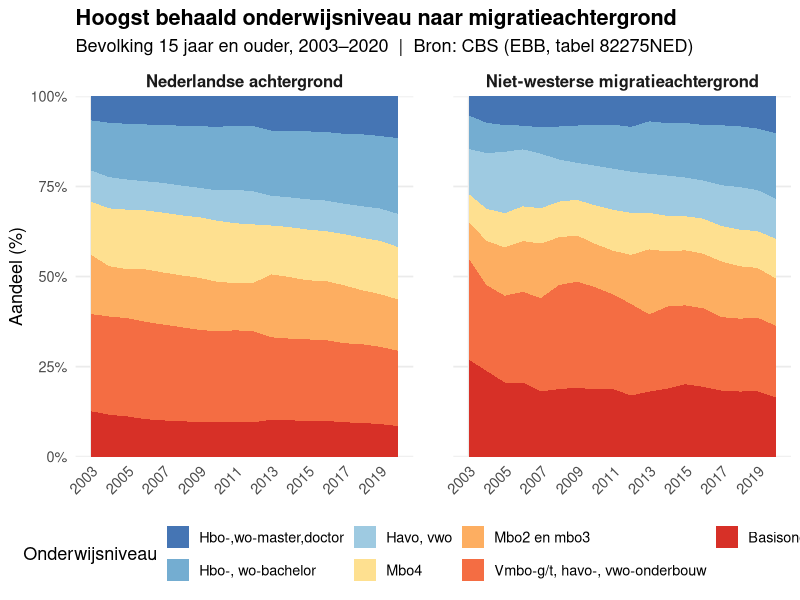
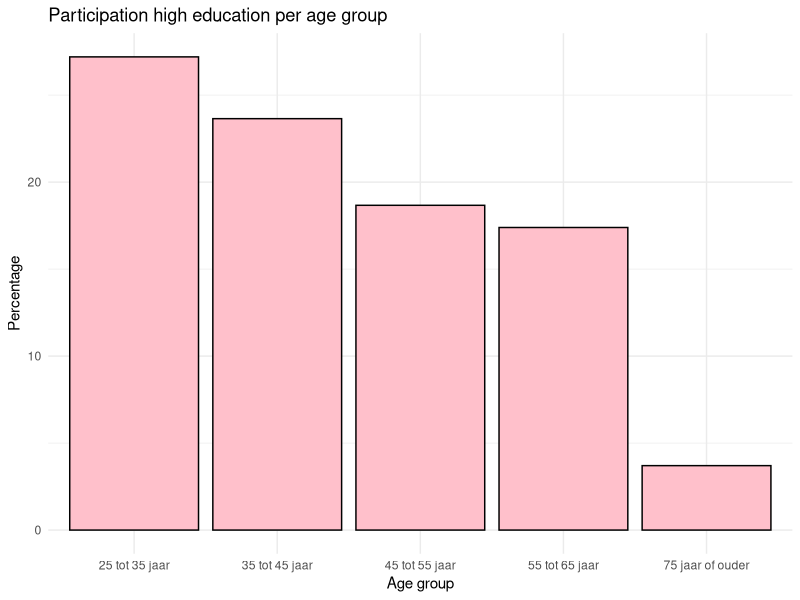

These charts were generated, in order, by the following R code:
## ---- chunk 1
#install.packages("tidyverse")
#install.packages("yaml")
#install.packages("rmarkdown")
#install.packages("readxl")

## ---- chunk 2
require(tidyverse)
require(rmarkdown)
require(yaml)
library(readxl)
## ---- chunk 3
edu_mig_dataset <-read.csv("data/Jaar_bevolking_migratie_achtergrond.csv", sep=";")
reg_mig_dataset <- read_xlsx("data/Ranglijst van de migratieachtergrond van inwoners per provincie in Nederland.xlsx")
reg_edu_dataset <- read_xlsx("data/Regionale_kerncijfers_Nederland_04062026_120418.xlsx")
## ---- chunk 4
summary(edu_mig_dataset)
## ---- chunk 5
summary(reg_mig_dataset)
## ---- chunk 6
summary(reg_edu_dataset)
## ---- chunk 7
edu_mig_dataset <-read.csv("data/Jaar_bevolking_migratie_achtergrond.csv", sep=";")
edu_mig_dataset$Geslacht <-replace(edu_mig_dataset$Geslacht,edu_mig_dataset$Geslacht == "T001038", "totaal mannen en vrouwen")


edu_mig_dataset$Leeftijd <- replace(edu_mig_dataset$Leeftijd, str_detect(edu_mig_dataset$Leeftijd, "20150",), "15 jaar of ouder")
edu_mig_dataset$Leeftijd <- replace(edu_mig_dataset$Leeftijd,edu_mig_dataset$Leeftijd=="21600", "75 jaar of ouder")
edu_mig_dataset$Leeftijd <- replace(edu_mig_dataset$Leeftijd,edu_mig_dataset$Leeftijd=="52052","15 tot 75 jaar")
edu_mig_dataset$Leeftijd <- replace(edu_mig_dataset$Leeftijd,edu_mig_dataset$Leeftijd=="53050","15 tot 25 jaar")
edu_mig_dataset$Leeftijd <- replace(edu_mig_dataset$Leeftijd,edu_mig_dataset$Leeftijd== "53500","25 tot 35 jaar")
edu_mig_dataset$Leeftijd <- replace(edu_mig_dataset$Leeftijd,edu_mig_dataset$Leeftijd== "53700", "35 tot 45 jaar")
edu_mig_dataset$Leeftijd <- replace(edu_mig_dataset$Leeftijd,edu_mig_dataset$Leeftijd== "53800", "45 tot 55 jaar")
edu_mig_dataset$Leeftijd <- replace(edu_mig_dataset$Leeftijd,edu_mig_dataset$Leeftijd=="53900","55 tot 65 jaar")
edu_mig_dataset$Leeftijd <- replace(edu_mig_dataset$Leeftijd,edu_mig_dataset$Leeftijd=="53925","65 to 75 jaar")

edu_mig_dataset$Migratieachtergrond <- replace(edu_mig_dataset$Migratieachtergrond,edu_mig_dataset$Migratieachtergrond== "1012600", "Nederlandse achtergrond")
edu_mig_dataset$Migratieachtergrond <- replace(edu_mig_dataset$Migratieachtergrond,edu_mig_dataset$Migratieachtergrond== "2012605","Met migratieachtergrond")
edu_mig_dataset$Migratieachtergrond <- replace(edu_mig_dataset$Migratieachtergrond,edu_mig_dataset$Migratieachtergrond=="2012655","Westerse migratieachtergrond")
edu_mig_dataset$Migratieachtergrond<- replace(edu_mig_dataset$Migratieachtergrond, edu_mig_dataset$Migratieachtergrond== "2012657","Niet-westerse migratieachtergrond")
edu_mig_dataset$Migratieachtergrond<- replace(edu_mig_dataset$Migratieachtergrond,edu_mig_dataset$Migratieachtergrond=="2012659","onbekende migratieachtergrond")
edu_mig_dataset$Migratieachtergrond<- replace(edu_mig_dataset$Migratieachtergrond,edu_mig_dataset$Migratieachtergrond=="T001040","Totaal")
edu_mig_dataset$Migratieachtergrond<- replace(edu_mig_dataset$Migratieachtergrond,edu_mig_dataset$Migratieachtergrond=="H008673","Marokko")
edu_mig_dataset$Migratieachtergrond<- replace(edu_mig_dataset$Migratieachtergrond,edu_mig_dataset$Migratieachtergrond=="H008766","Turkije")
edu_mig_dataset$Migratieachtergrond<- replace(edu_mig_dataset$Migratieachtergrond,edu_mig_dataset$Migratieachtergrond=="H008751", "Suriname")
edu_mig_dataset$Migratieachtergrond<- replace(edu_mig_dataset$Migratieachtergrond,edu_mig_dataset$Migratieachtergrond=="H007119","(voormalige) Nederlandse Antillen, Aruba")
edu_mig_dataset$Migratieachtergrond<- replace(edu_mig_dataset$Migratieachtergrond,edu_mig_dataset$Migratieachtergrond== "A008187","Overige niet-westerse migratieachgergrond ")

edu_mig_dataset$Perioden<- replace(edu_mig_dataset$Perioden,edu_mig_dataset$Perioden=="2003JJ00","2003")
edu_mig_dataset$Perioden<- replace(edu_mig_dataset$Perioden,edu_mig_dataset$Perioden=="2004JJ00","2004")
edu_mig_dataset$Perioden<- replace(edu_mig_dataset$Perioden,edu_mig_dataset$Perioden=="2005JJ00","2005")
edu_mig_dataset$Perioden<- replace(edu_mig_dataset$Perioden,edu_mig_dataset$Perioden=="2006JJ00","2006")
edu_mig_dataset$Perioden<- replace(edu_mig_dataset$Perioden,edu_mig_dataset$Perioden=="2007JJ00","2007")
edu_mig_dataset$Perioden<- replace(edu_mig_dataset$Perioden,edu_mig_dataset$Perioden=="2008JJ00","2008")
edu_mig_dataset$Perioden<- replace(edu_mig_dataset$Perioden,edu_mig_dataset$Perioden=="2009JJ00","2009")
edu_mig_dataset$Perioden<- replace(edu_mig_dataset$Perioden,edu_mig_dataset$Perioden=="2010JJ00","2010")
edu_mig_dataset$Perioden<- replace(edu_mig_dataset$Perioden,edu_mig_dataset$Perioden=="2011JJ00","2011")
edu_mig_dataset$Perioden<- replace(edu_mig_dataset$Perioden,edu_mig_dataset$Perioden=="2012JJ00","2012")
edu_mig_dataset$Perioden<- replace(edu_mig_dataset$Perioden, edu_mig_dataset$Perioden=="2013JJ00","2013")
edu_mig_dataset$Perioden<- replace(edu_mig_dataset$Perioden,edu_mig_dataset$Perioden=="2014JJ00","2014")
edu_mig_dataset$Perioden<-replace(edu_mig_dataset$Perioden,edu_mig_dataset$Perioden=="2015JJ00","2015")
edu_mig_dataset$Perioden<-replace(edu_mig_dataset$Perioden,edu_mig_dataset$Perioden=="2016JJ00","2016")
edu_mig_dataset$Perioden<- replace(edu_mig_dataset$Perioden,edu_mig_dataset$Perioden=="2017JJ00","2017")
edu_mig_dataset$Perioden<- replace(edu_mig_dataset$Perioden,edu_mig_dataset$Perioden=="2018JJ00","2018")
edu_mig_dataset$Perioden<- replace(edu_mig_dataset$Perioden,edu_mig_dataset$Perioden=="2019JJ00","2019")
edu_mig_dataset$Perioden<- replace(edu_mig_dataset$Perioden,edu_mig_dataset$Perioden=="2020JJ00","2020")

edu_mig_dataset$HoogstBehaaldOnderwijsniveau<-replace(edu_mig_dataset$HoogstBehaaldOnderwijsniveau,edu_mig_dataset$HoogstBehaaldOnderwijsniveau=="2018710","Basisonderwijs")
edu_mig_dataset$HoogstBehaaldOnderwijsniveau<- replace(edu_mig_dataset$HoogstBehaaldOnderwijsniveau,
                                                       edu_mig_dataset$HoogstBehaaldOnderwijsniveau=="2018720",
                                                       "Vmbo-g/t, havo-, vwo-onderbouw")
edu_mig_dataset$HoogstBehaaldOnderwijsniveau<-replace(edu_mig_dataset$HoogstBehaaldOnderwijsniveau,
                                                      edu_mig_dataset$HoogstBehaaldOnderwijsniveau=="2018760",
                                                      "Mbo2 en mbo3")
edu_mig_dataset$HoogstBehaaldOnderwijsniveau<-replace(edu_mig_dataset$HoogstBehaaldOnderwijsniveau,
                                                      edu_mig_dataset$HoogstBehaaldOnderwijsniveau=="2018770",
                                                      "Mbo4")
edu_mig_dataset$HoogstBehaaldOnderwijsniveau<-replace(edu_mig_dataset$HoogstBehaaldOnderwijsniveau,
                                                      edu_mig_dataset$HoogstBehaaldOnderwijsniveau=="2018780",
                                                      "Havo, vwo")
edu_mig_dataset$HoogstBehaaldOnderwijsniveau<-replace(edu_mig_dataset$HoogstBehaaldOnderwijsniveau,
                                                      edu_mig_dataset$HoogstBehaaldOnderwijsniveau=="2018800",
                                                      "Hbo-, wo-bachelor")
edu_mig_dataset$HoogstBehaaldOnderwijsniveau<-replace(edu_mig_dataset$HoogstBehaaldOnderwijsniveau,
                                                      edu_mig_dataset$HoogstBehaaldOnderwijsniveau=="2018810",
                                                      "Hbo-,wo-master,doctor")


## ---- chunk 8
edu_mig_dataset_cl <- edu_mig_dataset %>% filter(Migratieachtergrond == "Totaal" | Migratieachtergrond == "Nederlandse achtergrond" | Migratieachtergrond == "Niet-westerse migratieachtergrond")
edu_mig_dataset_cl <- edu_mig_dataset_cl %>% select(-Geslacht)
## ---- chunk 9
reg_edu_dataset$`Regio's`<- replace(reg_edu_dataset$`Regio's`, reg_edu_dataset$`Regio's`== "Zeeland (PV)", "Zeeland")
reg_edu_dataset$`Regio's`<- replace(reg_edu_dataset$`Regio's`, reg_edu_dataset$`Regio's`== "Fryslân (PV)", "Friesland")
reg_edu_dataset$`Regio's`<- replace(reg_edu_dataset$`Regio's`, reg_edu_dataset$`Regio's`== "Drenthe (PV)", "Drenthe")
reg_edu_dataset$`Regio's`<- replace(reg_edu_dataset$`Regio's`, reg_edu_dataset$`Regio's`== "Flevoland (PV)", "Flevoland")
reg_edu_dataset$`Regio's`<- replace(reg_edu_dataset$`Regio's`, reg_edu_dataset$`Regio's`== "Limburg (PV)", "Limburg")
reg_edu_dataset$`Regio's`<- replace(reg_edu_dataset$`Regio's`, reg_edu_dataset$`Regio's`== "Overijssel (PV)", "Overijssel")
reg_edu_dataset$`Regio's`<- replace(reg_edu_dataset$`Regio's`, reg_edu_dataset$`Regio's`== "Gelderland (PV)", "Gelderland")
reg_edu_dataset$`Regio's`<- replace(reg_edu_dataset$`Regio's`, reg_edu_dataset$`Regio's`== "Groningen (PV)", "Groningen")
reg_edu_dataset$`Regio's`<- replace(reg_edu_dataset$`Regio's`, reg_edu_dataset$`Regio's`== "Noord-Brabant (PV)", "Noord-Brabant")
reg_edu_dataset$`Regio's`<- replace(reg_edu_dataset$`Regio's`, reg_edu_dataset$`Regio's`== "Noord-Holland (PV)", "Noord-Holland")
reg_edu_dataset$`Regio's`<- replace(reg_edu_dataset$`Regio's`, reg_edu_dataset$`Regio's`== "Zuid-Holland (PV)", "Zuid-Holland")
reg_edu_dataset$`Regio's`<- replace(reg_edu_dataset$`Regio's`, reg_edu_dataset$`Regio's`== "Utrecht (PV)", "Utrecht")
## ---- chunk 10
reg_edu_dataset_cl <- reg_edu_dataset %>%
  filter(Perioden > 2023 & Perioden< 2025)
## ---- chunk 11
reg_mig_dataset_cl <- reg_mig_dataset %>% select("% Herkomst Nederland", "% Herkomst buiten Europa")
## ---- chunk 12
new_var_1 <- edu_mig_dataset_cl %>%
  filter(
    Leeftijd            == "15 jaar of ouder",
    Migratieachtergrond %in% c("Nederlandse achtergrond", "Niet-westerse migratieachtergrond")
  ) %>%
  mutate(
    jaar   = as.integer(Perioden),
    niveau = factor(HoogstBehaaldOnderwijsniveau, levels = c(
      "Hbo-,wo-master,doctor",
      "Hbo-, wo-bachelor",
      "Havo, vwo",
      "Mbo4",
      "Mbo2 en mbo3",
      "Vmbo-g/t, havo-, vwo-onderbouw",
      "Basisonderwijs"
    ))
  ) %>%
  group_by(jaar, Migratieachtergrond, niveau) %>%
  summarise(bevolking = sum(Bevolking_1, na.rm = TRUE), .groups = "drop") %>%
  group_by(jaar, Migratieachtergrond) %>%
  mutate(pct = bevolking / sum(bevolking) * 100) %>%
  ungroup()

## ---- chunk 13
new_var_2 <- edu_mig_dataset_cl %>% filter(Perioden == 2020 & Migratieachtergrond == "Niet-westerse migratieachtergrond", Leeftijd %in% c("25 tot 35 jaar", "35 tot 45 jaar", "45 tot 55 jaar", "55 tot 65 jaar", "65 tot 75 jaar", "75 jaar of ouder")) %>% group_by(Leeftijd, HoogstBehaaldOnderwijsniveau == "Hbo-, wo-bachelor") %>% summarise(high_education = sum(Bevolking_1, na.rm = TRUE), .groups = "drop") %>% group_by(Leeftijd) %>% mutate(perc = high_education / sum(high_education) * 100) %>% ungroup() 
new_var_2 <- new_var_2 %>% filter(`HoogstBehaaldOnderwijsniveau == "Hbo-, wo-bachelor"` == TRUE)
new_var_2 <- new_var_2 %>% select(-`HoogstBehaaldOnderwijsniveau == "Hbo-, wo-bachelor"`)
## ---- chunk 14

# Bevolking kolom naar numeriek
edu_mig_dataset$Bevolking_1 <- as.numeric(trimws(edu_mig_dataset$Bevolking_1))

# Kleuren van laag naar hoog
kleuren <- c(
  "Basisonderwijs"                 = "#d73027",
  "Vmbo-g/t, havo-, vwo-onderbouw" = "#f46d43",
  "Mbo2 en mbo3"                   = "#fdae61",
  "Mbo4"                           = "#fee090",
  "Havo, vwo"                      = "#9ecae1",
  "Hbo-, wo-bachelor"              = "#74add1",
  "Hbo-,wo-master,doctor"          = "#4575b4"
)

ggplot(new_var_1, aes(x = jaar, y = pct, fill = niveau)) +
  geom_area(stat = "identity", position = "fill", na.rm = TRUE) +
  facet_wrap(~ Migratieachtergrond, ncol = 2) +
  scale_fill_manual(values = kleuren) +
  scale_x_continuous(breaks = seq(2003, 2020, by = 2)) +
  scale_y_continuous(
    labels = scales::percent,
    expand = c(0, 0)
  ) +
  labs(
    title    = "Hoogst behaald onderwijsniveau naar migratieachtergrond",
    subtitle = "Bevolking 15 jaar en ouder, 2003–2020  |  Bron: CBS (EBB, tabel 82275NED)",
    x        = NULL,
    y        = "Aandeel (%)",
    fill     = "Onderwijsniveau"
  ) +
  theme_minimal(base_size = 13) +
  theme(
    legend.position  = "bottom",
    strip.text       = element_text(face = "bold", size = 12),
    axis.text.x      = element_text(angle = 45, hjust = 1),
    panel.grid.minor = element_blank(),
    plot.title       = element_text(face = "bold"),
    panel.spacing    = unit(2, "lines")
  )



## ---- chunk 15

## ---- chunk 16
ggplot(new_var_2, aes(x = Leeftijd, y = perc)) + geom_col(na.rm = TRUE, fill = "pink", colour = "black") + labs( title = "Participation high education per age group", y = "Percentage", x = "Age group") + theme_minimal()
## ---- chunk 17
